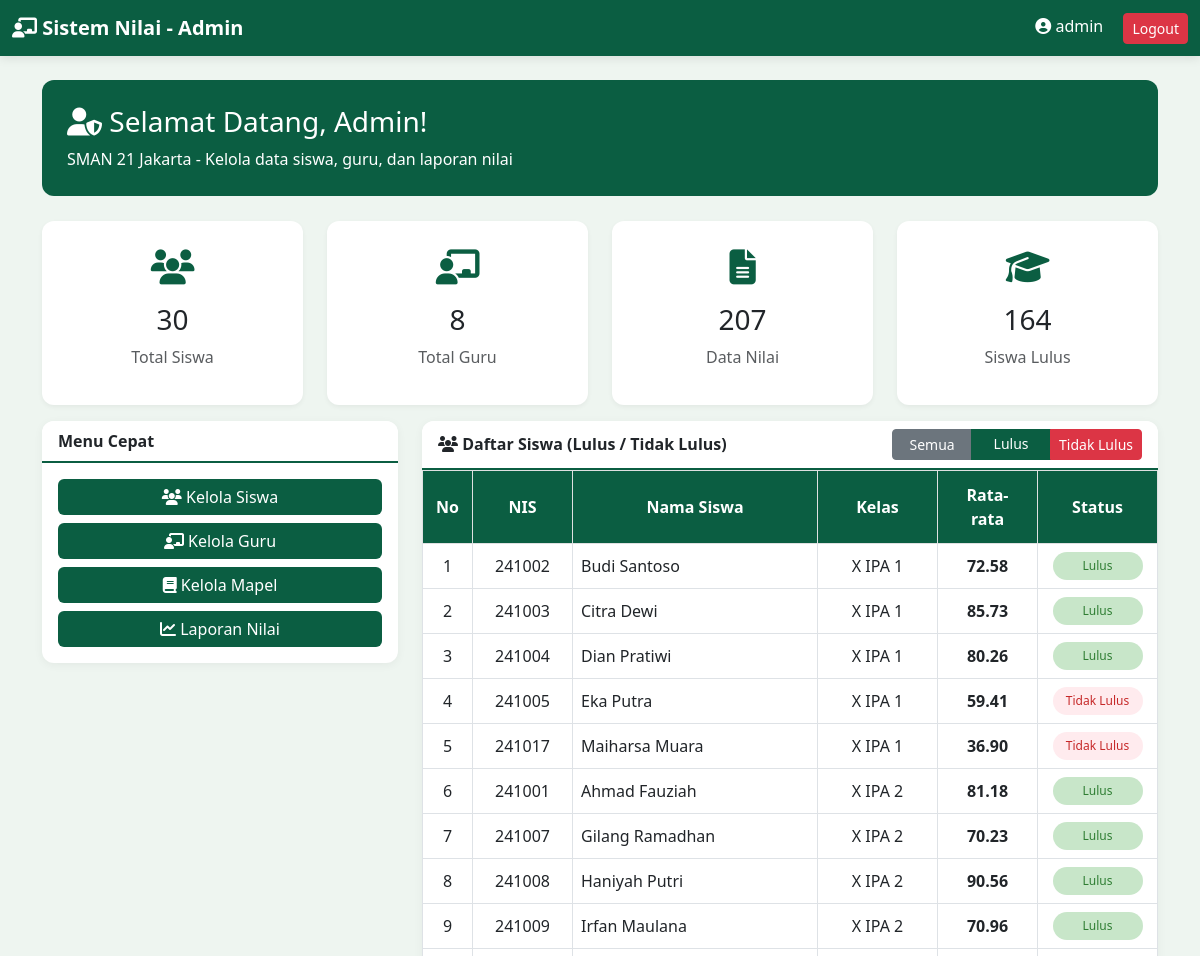
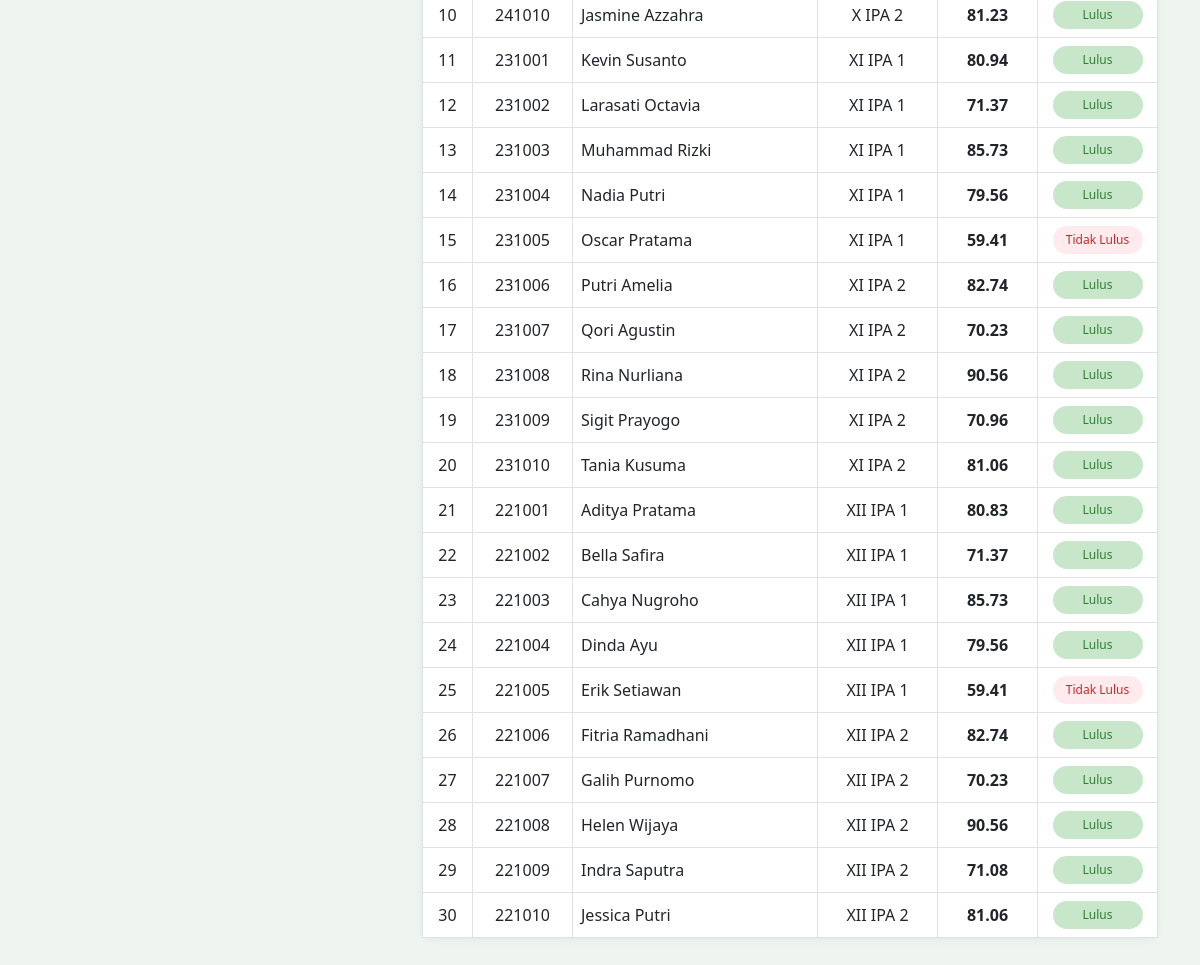
Screenshot of /pages/admin/dashboard_admin.php (signed in) with the database file from the repository (2 pictures, top to bottom).
### tables this page shows
CREATE TABLE `siswa` (
  `nis` varchar(20) NOT NULL,
  `nama` varchar(100) NOT NULL,
  `kelas` varchar(20) NOT NULL,
  `created_at` timestamp NOT NULL DEFAULT current_timestamp()
);

### classes/Siswa.php (called while the page is built, shortened)
<?php
require_once dirname(__DIR__) . '/config/database.php';
class Siswa {
    private $table = 'siswa';
    public function totalSiswa() {
        $sql = "SELECT COUNT(*) as total FROM " . $this->table;
        $result = fetchOne($sql);
        return $result['total'];
    }
}
?>

### config/database.php (called while the page is built, shortened)
<?php
$host = 'localhost';
$user = 'root';
$password = '123456789';
$database = 'db_sistem_nilai';
$conn = mysqli_connect($host, $user, $password, $database);
mysqli_set_charset($conn, "utf8");
function fetchAll($sql) {
    global $conn;
    $result = mysqli_query($conn, $sql);
    return mysqli_fetch_all($result, MYSQLI_ASSOC);
}
function fetchOne($sql) {
    global $conn;
    $result = mysqli_query($conn, $sql);
    return mysqli_fetch_assoc($result);
}
?>

### classes/Guru.php (called while the page is built, shortened)
<?php
require_once __DIR__ . '/../config/database.php';
class Guru {
    private $table = 'guru';
    public function totalGuru() {
        $sql = "SELECT COUNT(*) as total FROM " . $this->table;
        $result = fetchOne($sql);
        return $result['total'];
    }
}
?>

### classes/Nilai.php (called while the page is built, shortened)
<?php
require_once __DIR__ . '/../config/database.php';
class Nilai {
    private $table = 'nilai';
    public function statistikKelulusan() {
        $total = fetchOne("SELECT COUNT(*) as total FROM " . $this->table);
        $kkm = 70;
        $lulus = fetchOne("SELECT COUNT(*) as lulus FROM " . $this->table . " WHERE nilai_akhir >= $kkm");
        $tidakLulus = fetchOne("SELECT COUNT(*) as tidak_lulus FROM " . $this->table . " WHERE nilai_akhir < $kkm");
        return [
            'total' => $total['total'],
            'lulus' => $lulus['lulus'],
            'tidak_lulus' => $tidakLulus['tidak_lulus']
        ];
    }
}
?>

### pages/admin/dashboard_admin.php (the view, shortened to what this page needs)
<?php
require_once '../../config/database.php';
require_once '../../classes/Siswa.php';
require_once '../../classes/Guru.php';
require_once '../../classes/Nilai.php';
$siswaClass = new Siswa();
$guruClass = new Guru();
$nilaiClass = new Nilai();
$totalSiswa = $siswaClass->totalSiswa();
$totalGuru = $guruClass->totalGuru();
$totalNilai = $nilaiClass->statistikKelulusan()['total'];
$totalLulus = $nilaiClass->statistikKelulusan()['lulus'];
$daftarSiswa = fetchAll("
    SELECT s.nis, s.nama, s.kelas,
           ROUND(AVG(n.nilai_akhir), 2) as rata_rata,
           CASE
               WHEN ROUND(AVG(n.nilai_akhir), 2) >= 70 THEN 'Lulus'
               ELSE 'Tidak Lulus'
           END as status
    FROM siswa s
    LEFT JOIN nilai n ON s.nis = n.nis
    GROUP BY s.nis
    ORDER BY s.kelas, s.nama
");
?>
<!DOCTYPE html>
<html lang="id">
<head>
    <link href="https://cdn.jsdelivr.net/npm/bootstrap@5.3.0/dist/css/bootstrap.min.css" rel="stylesheet">
    <link rel="stylesheet" href="https://cdnjs.cloudflare.com/ajax/libs/font-awesome/6.4.0/css/all.min.css">
    <link rel="stylesheet" href="../../assets/css/style.css">
</head>
<body>
    <nav class="navbar navbar-dark sticky-top" style="background-color: #0b5e42;">
        <div class="container-fluid">
            <a class="navbar-brand" href="#">
                <i class="fas fa-chalkboard-user"></i> Sistem Nilai - Admin
            </a>
            <div>
                <span class="text-white me-3">
                    <i class="fas fa-user-circle"></i> <?= $_SESSION['user']['username'] ?>
                </span>
                <a href="../../proses/proses_logout.php" class="btn btn-danger btn-sm">Logout</a>
            </div>
        </div>
    </nav>
    <div class="container mt-4">
        <div class="welcome-banner">
            <h3><i class="fas fa-user-shield"></i> Selamat Datang, Admin!</h3>
            <p class="mb-0">SMAN 21 Jakarta - Kelola data siswa, guru, dan laporan nilai</p>
        </div>
        <div class="row">
            <div class="col-md-3 mb-3">
                <div class="stat-card">
                    <div class="stat-icon"><i class="fas fa-users"></i></div>
                    <h3><?= $totalSiswa ?></h3>
                    <p class="text-muted">Total Siswa</p>
                </div>
            </div>
            <div class="col-md-3 mb-3">
                <div class="stat-card">
                    <div class="stat-icon"><i class="fas fa-chalkboard-user"></i></div>
                    <h3><?= $totalGuru ?></h3>
                    <p class="text-muted">Total Guru</p>
                </div>
            </div>
            <div class="col-md-3 mb-3">
                <div class="stat-card">
                    <div class="stat-icon"><i class="fas fa-file-alt"></i></div>
                    <h3><?= $totalNilai ?></h3>
                    <p class="text-muted">Data Nilai</p>
                </div>
            </div>
            <div class="col-md-3 mb-3">
                <div class="stat-card">
                    <div class="stat-icon"><i class="fas fa-graduation-cap"></i></div>
                    <h3><?= $totalLulus ?></h3>
                    <p class="text-muted">Siswa Lulus</p>
                </div>
            </div>
        </div>
        <div class="row">
            <div class="col-md-4 mb-3">
                <div class="card">
                    <div class="card-header bg-white">Menu Cepat</div>
                    <div class="card-body">
                        <a href="data_siswa.php" class="btn btn-success w-100 mb-2">
                            <i class="fas fa-users"></i> Kelola Siswa
                        </a>
                        <a href="data_guru.php" class="btn btn-success w-100 mb-2">
                            <i class="fas fa-chalkboard-user"></i> Kelola Guru
                        </a>
                        <a href="data_mapel.php" class="btn btn-success w-100 mb-2">
                            <i class="fas fa-book"></i> Kelola Mapel
                        </a>
                        <a href="laporan_nilai.php" class="btn btn-success w-100">
                            <i class="fas fa-chart-line"></i> Laporan Nilai
                        </a>
                    </div>
                </div>
            </div>
            <div class="col-md-8 mb-3">
                <div class="card">
                    <div class="card-header bg-white d-flex justify-content-between align-items-center flex-wrap">
                        <span><i class="fas fa-users"></i> Daftar Siswa (Lulus / Tidak Lulus)</span>
                        <div class="btn-group mt-2 mt-sm-0" role="group">
                            <a href="?status=" class="btn btn-sm btn-secondary">Semua</a>
                            <a href="?status=Lulus" class="btn btn-sm btn-success">Lulus</a>
                            <a href="?status=Tidak Lulus" class="btn btn-sm btn-danger">Tidak Lulus</a>
                        </div>
                    </div>
                    <div class="card-body p-0">
                        <div class="table-responsive">
                            <table class="table table-bordered table-hover mb-0">
                                <thead class="table-light">
                                    <tr>
                                        <th width="50">No</th>
                                        <th width="100">NIS</th>
                                        <th>Nama Siswa</th>
                                        <th width="120">Kelas</th>
                                        <th width="100">Rata-rata</th>
                                        <th width="120">Status</th>
                                    </tr>
                                </thead>
                                <tbody>
                                    <?php if (count($daftarSiswa) > 0): ?>
                                        <?php $no = 1; foreach ($daftarSiswa as $s): ?>
                                        <tr>
                                            <td class="text-center"><?= $no++ ?></td>
                                            <td class="text-center"><?= $s['nis'] ?></td>
                                            <td><?= $s['nama'] ?></td>
                                            <td class="text-center"><?= $s['kelas'] ?></td>
                                            <td class="text-center"><strong><?= $s['rata_rata'] ?></strong></td>
                                            <td class="text-center">
                                                <span class="status-badge <?= $s['status'] == 'Lulus' ? 'status-lulus' : 'status-tidak' ?>">
                                                    <?= $s['status'] ?>
                                                </span>
                                            </td>
                                        </tr>
                                        <?php endforeach; ?>
                                    <?php else: ?>
                                        <tr>
                                            <td colspan="6" class="text-center">Tidak ada data siswa</td>
                                        </tr>
                                    <?php endif; ?>
                                </tbody>
                            </table>
                        </div>
                    </div>
                </div>
            </div>
        </div>
    </div>
</body>
</html>

### assets/css/style.css (style rules this page uses)
* { margin: 0; padding: 0; box-sizing: border-box; }
body { background: #eef5f0; font-family: 'Segoe UI', Tahoma, Geneva, Verdana, sans-serif; }
.navbar { background: #0b5e42; box-shadow: 0 2px 10px rgba(0,0,0,0.1); position: sticky; top: 0; z-index: 1000; }
.navbar-brand { font-weight: bold; color: white !important; }
.btn-success, .btn-primary { background: #0b5e42; border: none; }
.btn-danger { background: #dc3545; }
.card { border-radius: 12px; border: none; box-shadow: 0 2px 10px rgba(0,0,0,0.05); margin-bottom: 20px; }
.card-header { background-color: white; border-bottom: 2px solid #0b5e42; font-weight: bold; border-radius: 12px 12px 0 0 !important; }
.table thead th { background: #0b5e42; color: white; padding: 12px; }
.welcome-banner { background: #0b5e42; color: white; padding: 25px; border-radius: 12px; margin-bottom: 25px; }
.stat-card { background: white; border-radius: 12px; padding: 20px; text-align: center; transition: 0.3s; box-shadow: 0 2px 5px rgba(0,0,0,0.05); }
.stat-icon { font-size: 35px; color: #0b5e42; margin-bottom: 10px; }

### pages/admin/dashboard_admin.php (style rules this page uses)
.status-badge { padding: 5px 12px; border-radius: 20px; font-size: 12px; font-weight: 500; display: inline-block; min-width: 90px; text-align: center; }
.status-lulus { background-color: #c8e6c9; color: #2e7d32; }
.status-tidak { background-color: #ffebee; color: #c62828; }
.table th, .table td { vertical-align: middle; text-align: center; }
.table th:first-child, .table td:first-child { text-align: center; }
.table th:nth-child(2), .table td:nth-child(2) { text-align: center; }
.table td:nth-child(3) { text-align: left; }
.btn-group .btn { min-width: 80px; }

### rows the page displays
siswa: nis "241002", nama "Budi Santoso", kelas "X IPA 1", rata_rata "72.58", status "Lulus"
siswa: nis "241003", nama "Citra Dewi", kelas "X IPA 1", rata_rata "85.73", status "Lulus"
siswa: nis "241004", nama "Dian Pratiwi", kelas "X IPA 1", rata_rata "80.26", status "Lulus"
siswa: nis "241005", nama "Eka Putra", kelas "X IPA 1", rata_rata "59.41", status "Tidak Lulus"
siswa: nis "241017", nama "Maiharsa Muara", kelas "X IPA 1", rata_rata "36.90", status "Tidak Lulus"
siswa: nis "241001", nama "Ahmad Fauziah", kelas "X IPA 2", rata_rata "81.18", status "Lulus"
siswa: nis "241007", nama "Gilang Ramadhan", kelas "X IPA 2", rata_rata "70.23", status "Lulus"
siswa: nis "241008", nama "Haniyah Putri", kelas "X IPA 2", rata_rata "90.56", status "Lulus"
siswa: nis "241009", nama "Irfan Maulana", kelas "X IPA 2", rata_rata "70.96", status "Lulus"
siswa: nis "241010", nama "Jasmine Azzahra", kelas "X IPA 2", rata_rata "81.23", status "Lulus"
siswa: nis "231001", nama "Kevin Susanto", kelas "XI IPA 1", rata_rata "80.94", status "Lulus"
siswa: nis "231002", nama "Larasati Octavia", kelas "XI IPA 1", rata_rata "71.37", status "Lulus"
siswa: nis "231003", nama "Muhammad Rizki", kelas "XI IPA 1", rata_rata "85.73", status "Lulus"
siswa: nis "231004", nama "Nadia Putri", kelas "XI IPA 1", rata_rata "79.56", status "Lulus"
siswa: nis "231005", nama "Oscar Pratama", kelas "XI IPA 1", rata_rata "59.41", status "Tidak Lulus"
siswa: nis "231006", nama "Putri Amelia", kelas "XI IPA 2", rata_rata "82.74", status "Lulus"
siswa: nis "231007", nama "Qori Agustin", kelas "XI IPA 2", rata_rata "70.23", status "Lulus"
siswa: nis "231008", nama "Rina Nurliana", kelas "XI IPA 2", rata_rata "90.56", status "Lulus"
siswa: nis "231009", nama "Sigit Prayogo", kelas "XI IPA 2", rata_rata "70.96", status "Lulus"
siswa: nis "231010", nama "Tania Kusuma", kelas "XI IPA 2", rata_rata "81.06", status "Lulus"
siswa: nis "221001", nama "Aditya Pratama", kelas "XII IPA 1", rata_rata "80.83", status "Lulus"
siswa: nis "221002", nama "Bella Safira", kelas "XII IPA 1", rata_rata "71.37", status "Lulus"
siswa: nis "221003", nama "Cahya Nugroho", kelas "XII IPA 1", rata_rata "85.73", status "Lulus"
siswa: nis "221004", nama "Dinda Ayu", kelas "XII IPA 1", rata_rata "79.56", status "Lulus"
siswa: nis "221005", nama "Erik Setiawan", kelas "XII IPA 1", rata_rata "59.41", status "Tidak Lulus"
siswa: nis "221006", nama "Fitria Ramadhani", kelas "XII IPA 2", rata_rata "82.74", status "Lulus"
siswa: nis "221007", nama "Galih Purnomo", kelas "XII IPA 2", rata_rata "70.23", status "Lulus"
siswa: nis "221008", nama "Helen Wijaya", kelas "XII IPA 2", rata_rata "90.56", status "Lulus"
siswa: nis "221009", nama "Indra Saputra", kelas "XII IPA 2", rata_rata "71.08", status "Lulus"
siswa: nis "221010", nama "Jessica Putri", kelas "XII IPA 2", rata_rata "81.06", status "Lulus"

### other values shown
$_SESSION['user']['username'] "admin"
$totalSiswa "30"
$totalGuru "8"
$totalNilai "207"
$totalLulus "164"
